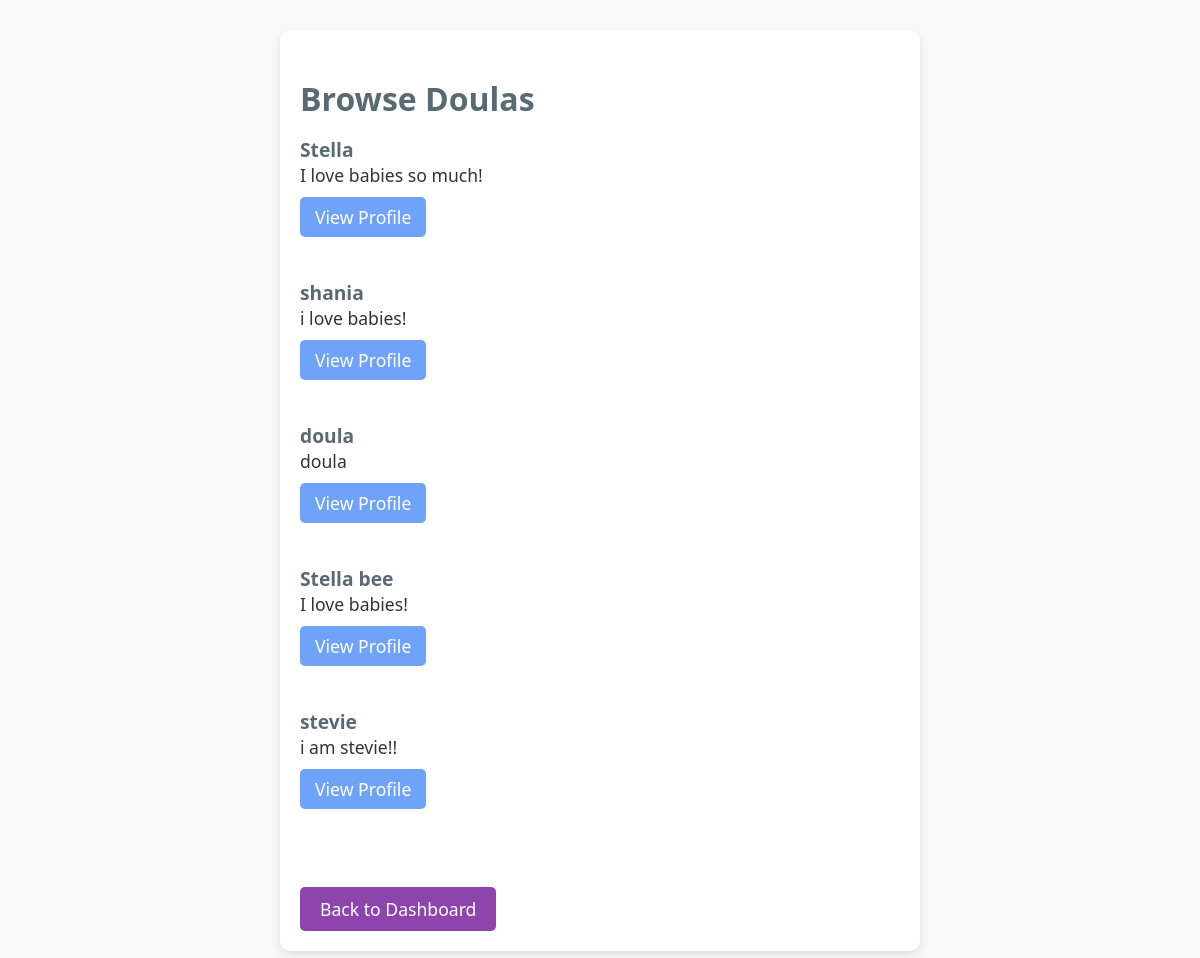
The app's page /?route=browse-doulas (signed in) with its own data.
### tables this page shows
CREATE TABLE users (
    id INTEGER PRIMARY KEY AUTOINCREMENT,
    name TEXT NOT NULL,
    email TEXT NOT NULL UNIQUE,
    password TEXT NOT NULL,
    role TEXT NOT NULL CHECK(role IN ('doula', 'client'))
, bio TEXT, profile_picture TEXT);

### src/client/browse-doulas.php (the view, shortened to what this page needs)
<?php
$db = getDB();
$stmt = $db->query("SELECT id, name, bio FROM users WHERE role = 'doula'");
$doulas = $stmt->fetchAll(PDO::FETCH_ASSOC);
?>
<div class="container">
    <h2>Browse Doulas</h2>
    <?php if (count($doulas) > 0): ?>
        <ul class="doula-list">
            <?php foreach ($doulas as $doula): ?>
                <li class="doula-item">
                    <strong><?= htmlspecialchars($doula['name']) ?></strong><br>
                    <?= nl2br(htmlspecialchars($doula['bio'])) ?><br>
                    <a href="?route=view-profile&doula_id=<?= $doula['id'] ?>" class="view-profile-button">View Profile</a>
                </li>
                <br>
            <?php endforeach; ?>
        </ul>
    <?php else: ?>
        <p>No doulas available at the moment.</p>
    <?php endif; ?>
    <a href="?route=dashboard" class="back-button">Back to Dashboard</a>
</div>

### src/client/browse-doulas.php (style rules this page uses)
.container { max-width: 600px; margin: 30px auto; padding: 20px; background-color: #fff; border-radius: 10px; box-shadow: 0 4px 8px rgba(0, 0, 0, 0.1); }
h2 { font-size: 2rem; color: #5a6a74; margin-bottom: 10px; }
.doula-list { list-style-type: none; padding: 0; }
.doula-item { font-size: 1.1rem; margin-bottom: 20px; }
.doula-item strong { color: #5a6a74; font-size: 1.2rem; }
.view-profile-button { background-color: #6fa3f9; color: white; padding: 8px 15px; text-decoration: none; border-radius: 5px; margin-top: 10px; display: inline-block; }
.back-button { background-color: #8e44ad; color: white; padding: 10px 20px; text-decoration: none; border-radius: 5px; font-size: 1.1rem; margin-top: 20px; display: inline-block; }

### records on screen
users: name "Stella", bio "I love babies so much!"
users: name "shania", bio "i love babies!"
users: name "doula", bio "doula"
users: name "Stella bee", bio "I love babies!"
users: name "stevie", bio "i am stevie!!"
